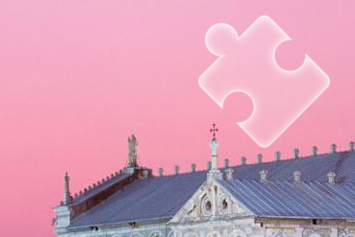
#> input picture src/Vcode/desktopmix.png, 355 x 237 px
$ python numpytest1.py   (Python 2 division)
#> lines starting #> are read from the running program, lines starting #| are printed output that depends on the picture; after the words box and inside, x2 and y2 are one past the last pixel; in counts of white or black regions, pixels touching at a corner belong together
import numpy as np
import cv2
from PIL import Image


def get_operator(operator_path, expand=False):
    shape_gray = cv2.imread(operator_path, 0)

    _, shape_binary = cv2.threshold(shape_gray, 127, 255, cv2.THRESH_BINARY)

    contours, hierarchy = cv2.findContours(shape_binary, cv2.RETR_TREE, cv2.CHAIN_APPROX_NONE)
    # print(cv2.findContours(shape_binary, cv2.RETR_TREE, cv2.CHAIN_APPROX_NONE))
    contour = contours[0]

    operator = np.zeros((133, 133))

    for point in contour:
        operator[point[0][0]][point[0][1]] = 1
        if expand:
            if point[0][0] > 0:
                operator[point[0][0] - 1][point[0][1]] = 1
            if point[0][0] < 132:
                operator[point[0][0] + 1][point[0][1]] = 1
            if point[0][1] > 0:
                operator[point[0][0]][point[0][1] - 1] = 1
            if point[0][1] < 132:
                operator[point[0][0]][point[0][1] + 1] = 1

    return operator


def predict(img_path, op_path):
#> called with img_path = 'desktopmix.png', op_path = 'shape.png'
    img_gray = cv2.imread(img_path, 0)
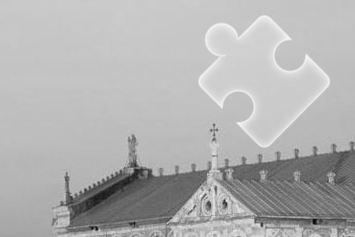
#> img_gray: shape (237, 355); min 5, max 249, mean 176.9
    img_canny = cv2.Canny(img_gray, 100, 200)
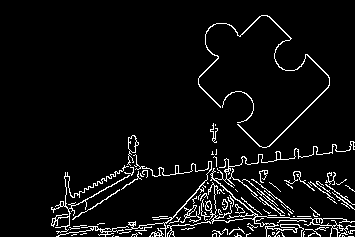
#> img_canny: shape (237, 355); 5.6% white in thin lines or dots, all inside (x1, y1, x2, y2) = (51, 15, 355, 237)
    # op_gray = cv2.imread(op_path, 0)
    # op_canny = cv2.Canny(op_gray, 100, 200)
    op_canny = get_operator(op_path)
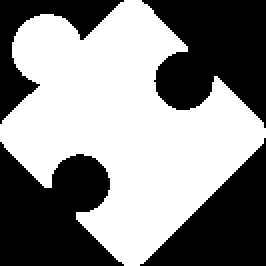
#> input picture src/Vcode/shape.png, 133 x 133 px (shown 2 times larger)
#> in get_operator, `shape_gray = cv2.imread(operator_path, 0)`: shape_gray: shape (133, 133); 53.5% white; 4 black regions
#> in get_operator, `contours, hierarchy = cv2.findContours(shape_binary, cv2.RETR_TREE, cv..`: contours = 1 contour; box (x1, y1, x2, y2) and area: (0, 0, 133, 133) 9241
#> in get_operator, `contour = contours[0]`: contour = contour of 438 points, box (x1, y1, x2, y2) (0, 0, 133, 133), area 9241
#> the loop in get_operator, `for point in contour:` made 438 passes
#> point on passes 1 to 3: [[62, 0]], [[61, 1]], [[60, 1]]
#> after the loop in get_operator, `for point in contour:`:
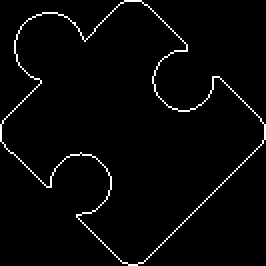
#> operator: shape (133, 133) float64 (shown 2 times larger); values 0 (black) and 1 (white), 2.5% white in thin lines or dots
    height, width = img_canny.shape
#> height = 237; width = 355
    opheight, opwidth = op_canny.shape
#> opheight = 133; opwidth = 133

    m = 0
    x = 0
    y = 0
    for i in range(0, height - opheight):
        for j in range(0, width - opwidth):

            part = img_canny[(i):(i + opheight), (j):(j + opwidth)]
            # [5 lines of commented-out code are left out]
            diff = (part * op_canny).sum()

            if (diff > m):
                m = diff
                x = j
                y = i
#> after the loop, m = 62730; x = 198; y = 15
    #print x
    return x
    # cv2.imwrite("desktop_canny.png", img_canny)
    # cv2.imwrite("op_canny.png", op_canny)
    # cv2.imwrite("part.png", img_canny[y:y + opheight, x:x + opwidth])


if __name__ == "__main__":
    print predict("desktopmix.png", "shape.png")
